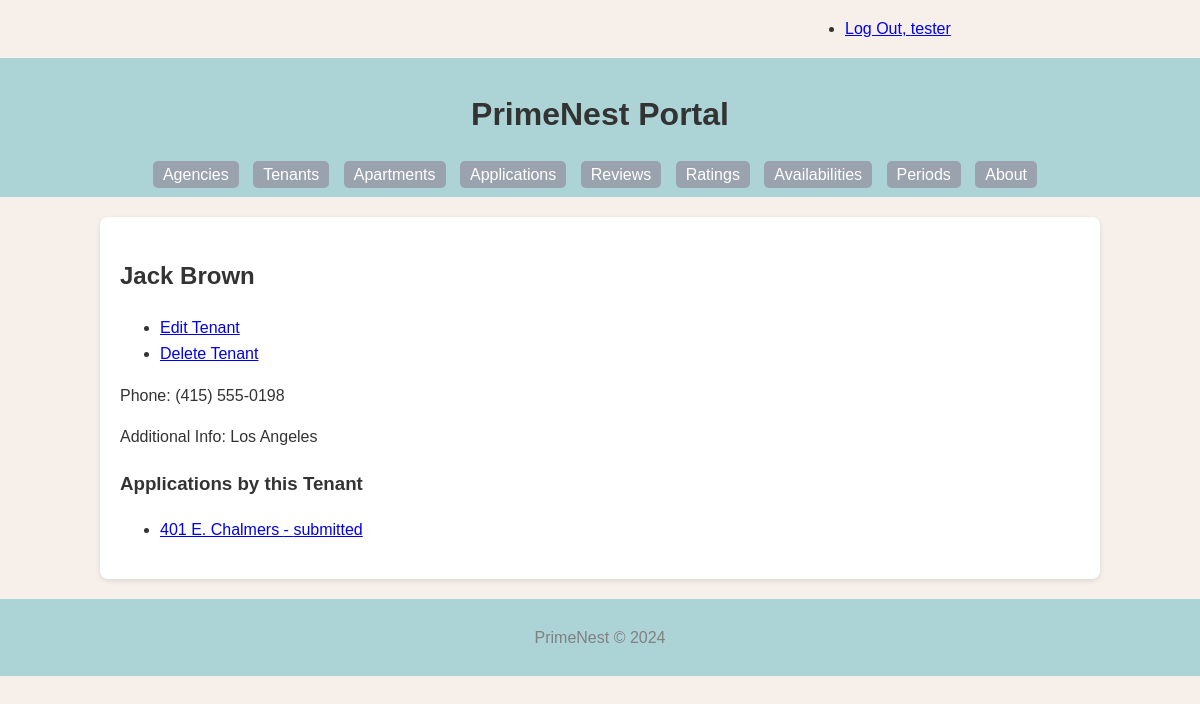
Screenshot of /tenant/2/ (signed in) with the database file from the repository.
### PrimeNest/models.py (models this page shows, shortened)
class Tenant(models.Model):
    tenant_id = models.AutoField(primary_key=True)
    first_name = models.CharField(max_length=255)
    last_name = models.CharField(max_length=255)
    disambiguator = models.CharField(max_length=255, blank=True, default='')
    phone = models.CharField(max_length=20, blank=True)
    def get_update_url(self):
        return reverse('primenest_tenant_update_urlpattern',
                       kwargs={'pk': self.pk}
                       )
    def get_delete_url(self):
        return reverse('primenest_tenant_delete_urlpattern',
                       kwargs={'pk': self.pk}
                       )
    class Meta:
        verbose_name = _("Tenant")
        verbose_name_plural = _("Tenants")
        ordering = ['last_name', 'first_name']
        constraints = [
            models.UniqueConstraint(fields=['last_name', 'first_name', 'disambiguator'], name='unique_tenant')
        ]

class Application(models.Model):
    app_id = models.AutoField(primary_key=True)
    status = models.CharField(max_length=255)
    availability = models.ForeignKey('Availability', related_name='applications', on_delete=models.CASCADE)
    tenant = models.ForeignKey(Tenant, related_name='applications', on_delete=models.CASCADE)
    def get_absolute_url(self):
        return reverse('primenest_application_detail_urlpattern',
                       kwargs={'pk': self.pk}
                       )
    class Meta:
        verbose_name = _("Application")
        verbose_name_plural = _("Applications")
        ordering = ['app_id']

class Availability(models.Model):
    ava_id = models.AutoField(primary_key=True)
    price = models.DecimalField(max_digits=10, decimal_places=2)
    period = models.ForeignKey(Period, related_name='availabilities', on_delete=models.CASCADE)
    apartment = models.ForeignKey(Apartment, related_name='availabilities', on_delete=models.CASCADE)
    is_sold_out = models.BooleanField(default=False)
    class Meta:
        verbose_name = _("Availability")
        verbose_name_plural = _("Availabilities")
        ordering = ['price']

class Apartment(models.Model):
    apt_id = models.AutoField(primary_key=True)
    address = models.CharField(max_length=255, blank=True)
    bedroom = models.IntegerField(blank=True, null=True)
    bathroom = models.IntegerField(blank=True, null=True)
    link = models.URLField(blank=True)
    is_studio = models.BooleanField(default=False)
    description = models.TextField(blank=True)
    agency = models.ForeignKey(Agency, related_name='apartments', on_delete=models.CASCADE)
    class Meta:
        verbose_name = _("Apartment")
        verbose_name_plural = _("Apartments")
        ordering = ['apt_id']

### PrimeNest/views.py (the view)
class TenantDetail(LoginRequiredMixin, PermissionRequiredMixin, DetailView):
    model = Tenant
    permission_required = 'PrimeNest.view_tenant'
    def get_context_data(self, **kwargs):
        context = super().get_context_data(**kwargs)
        tenant = self.get_object()
        context['applications'] = tenant.applications.all()
        context['reviews'] = tenant.reviews.all()
        context['ratings'] = tenant.ratings.all()
        return context

### PrimeNest/templates/PrimeNest/tenant_detail.html (shortened to what this page needs)
{% extends 'PrimeNest/base.html' %}
{% block content %}
    <h2>{{ tenant.first_name }} {{ tenant.last_name }}</h2>
    <ul class="button">
        {% if perms.PrimeNest.change_tenant %}
            <li>
                <a href="{{ tenant.get_update_url }}" class="button button-primary">Edit Tenant</a>
            </li>
        {% endif %}
        {% if perms.PrimeNest.delete_tenant %}
            <li>
                <a href="{{ tenant.get_delete_url }}" class="button button-primary">Delete Tenant</a>
            </li>
        {% endif %}
    </ul>
    <p>Phone: {{ tenant.phone }}</p>
    {% if tenant.disambiguator %}
        <p>Additional Info: {{ tenant.disambiguator }}</p>
    {% endif %}
    <section>
        <h3>Applications by this Tenant</h3>
        <ul>
            {% for application in applications %}
                <li>
                    <a href="{{ application.get_absolute_url }}">
                        {{ application.availability.apartment.address }} - {{ application.status }}
                    </a>
                </li>
            {% empty %}
                <li><em>No applications found for this tenant.</em></li>
            {% endfor %}
        </ul>
    </section>
{% endblock %}

### PrimeNest/templates/PrimeNest/base.html (shortened to what this page needs)
{% load static %}
<!DOCTYPE html>
<html lang="en">
<head>
    <link rel="stylesheet" href="{% static 'PrimeNest/style.css' %}">
</head>
<body>
    <div class="status row">
        <div class="offset-by-eight four columns">
            <ul class="inline">
                {% if user.is_authenticated %}
                    <li><a href="{% url 'logout_urlpattern' %}">
                        Log Out, {{ user.get_username }}</a></li>
                {% else %}
                    <li><a href="{% url 'login_urlpattern' %}">
                        Log In</a></li>
                {% endif %}
            </ul>
        </div>
    </div>
    <header>
        <h1>PrimeNest Portal</h1>
        <nav>
            <ul>
                <li><a href="{% url 'primenest_agency_list_urlpattern' %}">Agencies</a></li>
                <li><a href="{% url 'primenest_tenant_list_urlpattern' %}">Tenants</a></li>
                <li><a href="{% url 'primenest_apartment_list_urlpattern' %}">Apartments</a></li>
                <li><a href="{% url 'primenest_application_list_urlpattern' %}">Applications</a></li>
                <li><a href="{% url 'primenest_review_list_urlpattern' %}">Reviews</a></li>
                <li><a href="{% url 'primenest_rating_list_urlpattern' %}">Ratings</a></li>
                <li><a href="{% url 'primenest_availability_list_urlpattern' %}">Availabilities</a></li>
                <li><a href="{% url 'primenest_period_list_urlpattern' %}">Periods</a></li>
                <li><a href="{% url 'about_urlpattern' %}">About</a></li>
            </ul>
        </nav>
    </header>
    <main>
        {% block content %}
        {% endblock %}
    </main>
    <footer>
        <p>PrimeNest © 2024</p>
    </footer>
</body>
</html>

### PrimeNest/static/PrimeNest/style.css (style rules this page uses)
body { font-family: Arial, sans-serif; line-height: 1.6; margin: 0; padding: 0; background: #F7F0EA; color: #333; }
header { background: #ACD4D6; color: #fff; padding: 10px 0; text-align: center; }
nav ul { list-style: none; padding: 0; margin: 0; }
nav ul li { display: inline; margin-right: 10px; }
nav ul li a { color: white; text-decoration: none; padding: 5px 10px; background-color: #9AA2AD; border-radius: 5px; }
main { padding: 20px; background: white; width: 80%; margin: 20px auto; box-shadow: 0 2px 5px rgba(0,0,0,0.1); border-radius: 8px; }
footer { text-align: center; padding: 10px 0; background: #ACD4D6; color: gray; }
h1, h2 { color: #333; }
.row { display: flex; flex-wrap: wrap; margin-right: -15px; margin-left: -15px; }
.four.columns { flex: 0 0 33.33333%; max-width: 33.33333%; }
.offset-by-eight { margin-left: 66.66667%; }

### rows the page displays
Tenant: first_name "Jack", last_name "Brown", phone "(415) 555-0198", disambiguator "Los Angeles"
Application: availability.apartment.address "401 E. Chalmers", status "submitted"

### other values shown
{{ user.get_username }} "tester"
